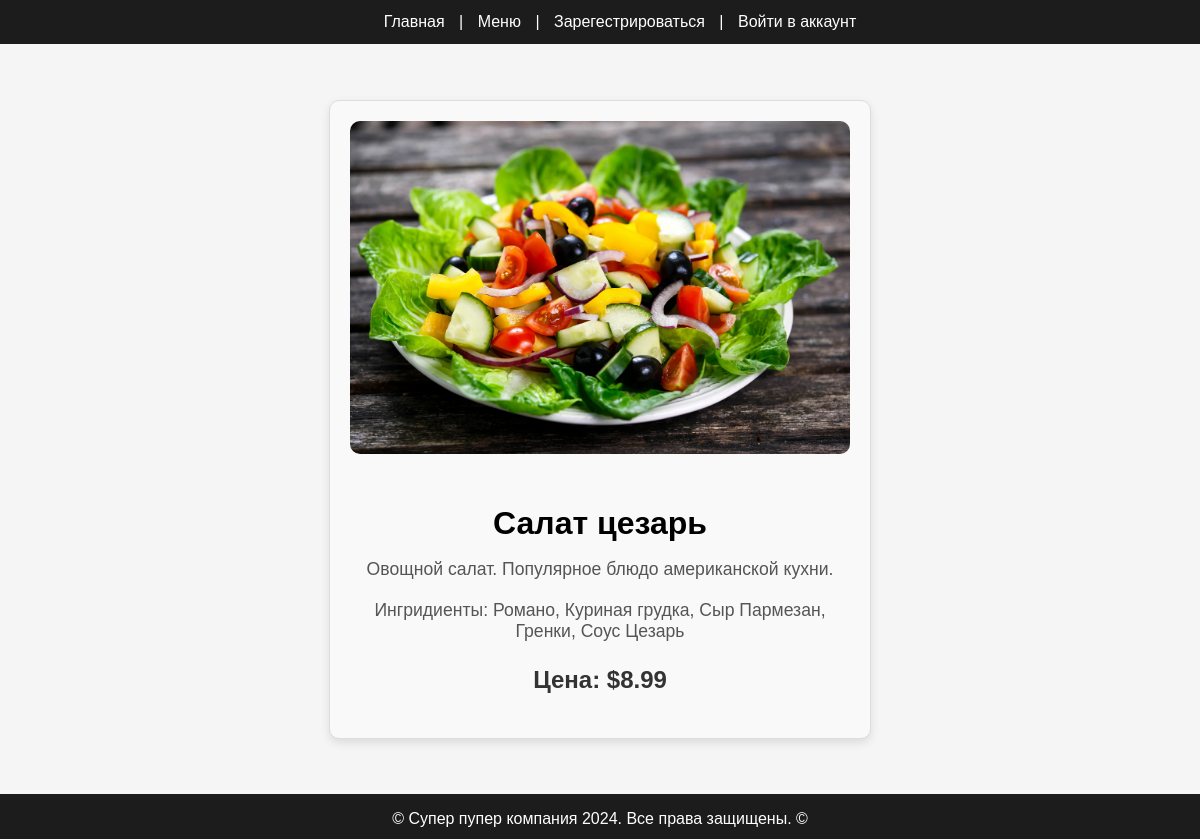
The app's page /menu/2 with its own data.
### tables this page shows
CREATE TABLE menu_items (
    id INTEGER PRIMARY KEY AUTOINCREMENT,
    name TEXT NOT NULL,
    description TEXT NOT NULL,
    price REAL NOT NULL,
    image TEXT NOT NULL
    , ingredients TEXT);

### app.py (the view)
@app.route('/menu/<int:item_id>')
def menu_item(item_id):
    conn = sqlite3.connect('users.db')
    c = conn.cursor()
    c.execute("SELECT name, description, price, image, ingredients FROM menu_items WHERE id = ?", (item_id,))
    item = c.fetchone()
    conn.close()
    if item:
        dish = {"name": item[0], "description": item[1], "price": item[2], "image": item[3], "ingredients": item[4]}
        return render_template('menu_item.html', dish=dish)
    else:
        flash("Блюдо не найдено", "error")
        return redirect(url_for('menu'))

### templates/menu_item.html (shortened to what this page needs)
{% extends "base.html" %}
{% block content %}
<div class="dish-details">
    <img src="{{ dish.image }}" alt="{{ dish.name }}">
    <h2>{{ dish.name }}</h2>
    <p class="dish-description">{{ dish.description }}</p>
    <p class="dish-ingredients">Ингридиенты: {{ dish.ingredients }}</p>
    <p class="dish-price">Цена: ${{ dish.price }}</p>
</div>
{% endblock %}

### static/css/styles.css (style rules this page uses)
body { font-family: Arial, sans-serif; margin: 0; padding: 0; background-color: #F5F5F5; }
.dish-details { max-width: 500px; margin: 50px auto; text-align: center; padding: 20px; border: 1px solid #ddd; border-radius: 10px; background-color: #f9f9f9; box-shadow: 0 4px 10px rgba(0, 0, 0, 0.1); }
.dish-details img { max-width: 100%; height: auto; border-radius: 10px; margin-bottom: 20px; }
.dish-details h2 { font-size: 2em; margin-bottom: 15px; }
.dish-description { font-size: 1.1em; color: #555; margin-bottom: 20px; }
.dish-ingredients { font-size: 1.1em; color: #555; margin-bottom: 20px; }
.dish-price { font-size: 1.5em; font-weight: bold; color: #333; }
h1, h2 { text-align: center; }

### records on screen
menu_items: image (picture), name "Салат цезарь", description "Овощной салат. Популярное блюдо американской кухни.", ingredients "Романо, Куриная грудка, Сыр Пармезан, Гренки, Соус Цезарь", price "8.99"
